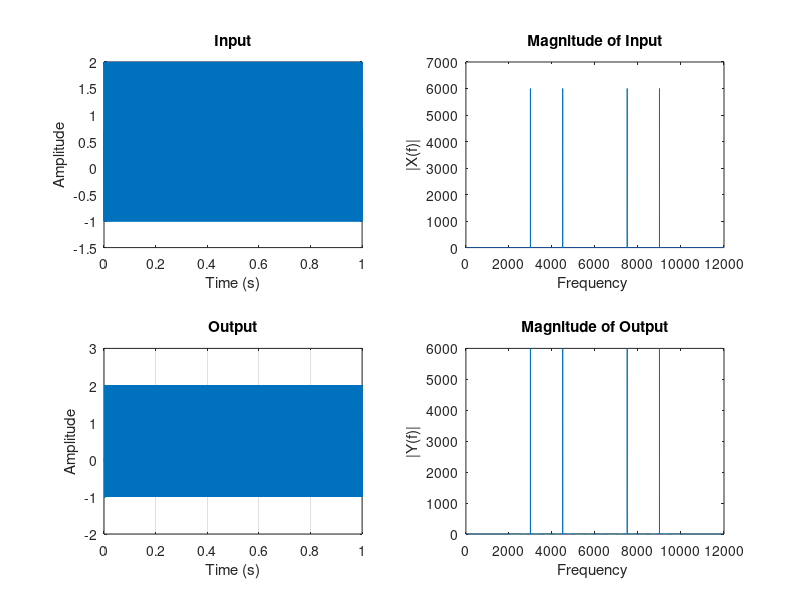

This figure's MATLAB source:
function assig2FILTER()
Fs = 12000;  
F1 = 3000;    
F2 = 4500;     
         
t = 0:1/Fs:1-1/Fs;
x = cos(2*pi*F1*t) + cos(2*pi*F2*t);
figure;
subplot(2, 2, 1);
plot(t, x);
title('Input');
xlabel('Time (s)');
ylabel('Amplitude');



X = fft(x);
N=length(X);
f = (0:N-1) * Fs / N;
magnitude=abs(X);
subplot(2, 2, 2);
plot(f, magnitude);
title('Magnitude of Input');
xlabel('Frequency ');
ylabel('|X(f)|');



Wn = (F1 + F2) / (2 * Fs); 
n = 50;         
b = fir1(n, Wn, 'high'); 


y = filter(b,1, x);


subplot(2, 2, 3);
plot(t, y);
title('Output');
xlabel('Time (s)');
ylabel('Amplitude');
grid on;


Y_f = fft(y);
subplot(2, 2, 4);
magnitude=abs(Y_f);
plot(f, magnitude);
title('Magnitude of Output');
xlabel('Frequency ');
ylabel('|Y(f)|');

end
